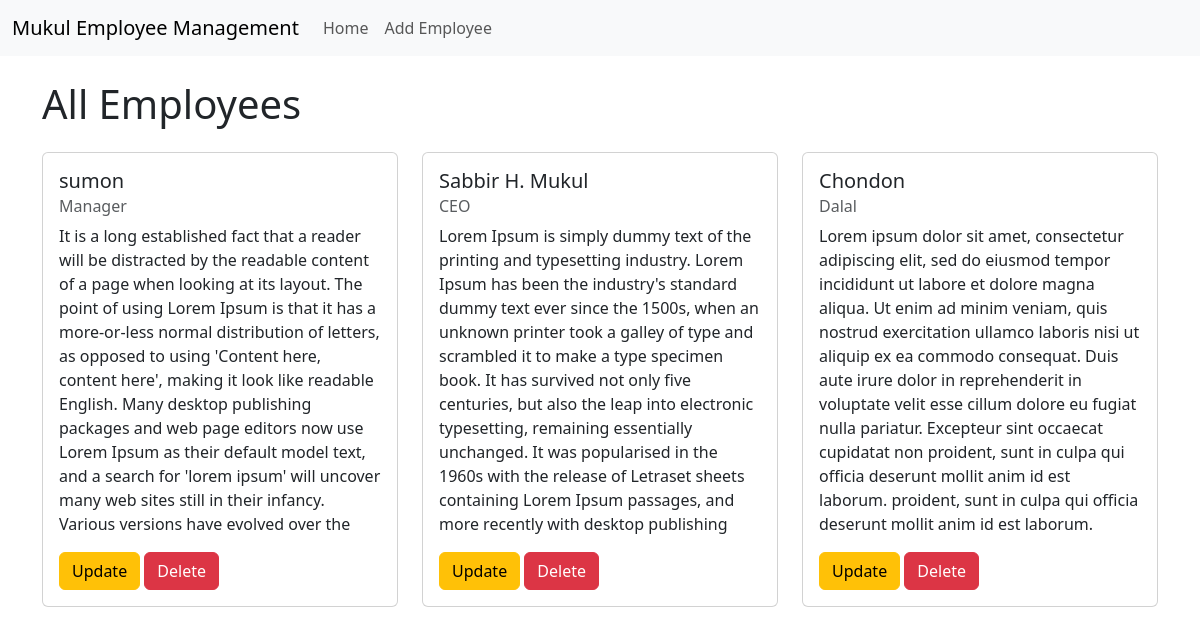
The page / on the database its author committed.
### employees/models.py (models this page shows, shortened)
class Employee(models.Model):
    name = models.CharField(max_length=100)
    address = models.TextField()
    phone_number = models.CharField(max_length=15)
    salary = models.DecimalField(max_digits=10, decimal_places=2)  # No longer `editable=False`
    designation = models.CharField(max_length=100)  # No longer `editable=False`
    short_description = models.TextField()

### employees/views.py (the view)
# urls.py: path('', views.home, name='home'),
def home(request):
    employees = Employee.objects.all()
    return render(request, 'employees/home.html', {'employees': employees})

### employees/templates/employees/home.html (shortened to what this page needs)
{% extends 'base.html' %}
{% block content %}
<h1 class="mb-4">All Employees</h1>
<div class="row">
  {% for employee in employees %}
    <div class="col-md-4 mb-4">
      <div class="card">
        <div class="card-body">
          <h5 class="card-title">{{ employee.name }}</h5>
          <h6 class="card-subtitle mb-2 text-muted">{{ employee.designation }}</h6>
          <p class="card-text">{{ employee.short_description }}</p>
          <a href="{% url 'update_employee' employee.id %}" class="btn btn-warning">Update</a>
          <a href="{% url 'delete_employee' employee.id %}" class="btn btn-danger"
             onclick="return confirm('Are you sure you want to delete this employee?');">Delete</a>
        </div>
      </div>
    </div>
  {% endfor %}
</div>
{% endblock %}

### employees/templates/base.html (shortened to what this page needs)
<!DOCTYPE html>
<html lang="en">
<head>
    <link href="https://cdn.jsdelivr.net/npm/bootstrap@5.3.0-alpha3/dist/css/bootstrap.min.css" rel="stylesheet">
</head>
<body>
    <nav class="navbar navbar-expand-lg navbar-light bg-light">
        <div class="container-fluid">
            <a class="navbar-brand" href="{% url 'home' %}">Mukul Employee Management</a>
            <div class="collapse navbar-collapse" id="navbarNav">
                <ul class="navbar-nav">
                    <li class="nav-item">
                        <a class="nav-link" href="{% url 'home' %}">Home</a>
                    </li>
                    <li class="nav-item">
                        <a class="nav-link" href="{% url 'add_employee' %}">Add Employee</a>
                    </li>
                </ul>
            </div>
        </div>
    </nav>
    <div class="container mt-4">
        {% block content %}
        {% endblock %}
    </div>
</body>
</html>

### rows shown on the page
Employee: name "sumon", designation "Manager", short_description "It is a long established fact that a reader will be distracted by the readable content of a page when looking at its layout. The point of using Lorem Ipsum is that it has a more-or-less normal distribution of letters, as opposed to using 'Content here, content here', making it look like readable English. Many desktop publishing packages and web page editors now use Lorem Ipsum as their default model text, and a search for 'lorem ipsum' will uncover many web sites still in their infancy. Various versions have evolved over the"
Employee: name "Sabbir H. Mukul", designation "CEO", short_description "Lorem Ipsum is simply dummy text of the printing and typesetting industry. Lorem Ipsum has been the industry's standard dummy text ever since the 1500s, when an unknown printer took a galley of type and scrambled it to make a type specimen book. It has survived not only five centuries, but also the leap into electronic typesetting, remaining essentially unchanged. It was popularised in the 1960s with the release of Letraset sheets containing Lorem Ipsum passages, and more recently with desktop publishing"
Employee: name "Chondon", designation "Dalal", short_description "Lorem ipsum dolor sit amet, consectetur adipiscing elit, sed do eiusmod tempor incididunt ut labore et dolore magna aliqua. Ut enim ad minim veniam, quis nostrud exercitation ullamco laboris nisi ut aliquip ex ea commodo consequat. Duis aute irure dolor in reprehenderit in voluptate velit esse cillum dolore eu fugiat nulla pariatur. Excepteur sint occaecat cupidatat non proident, sunt in culpa qui officia deserunt mollit anim id est laborum. proident, sunt in culpa qui officia deserunt mollit anim id est laborum."
